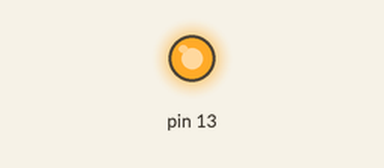
Simulated run of this sketch. Board: Teensy 3. On the bench: output pins drawn as LEDs (lit = HIGH). The local clock reads 2024-03-15 10:24:30 at power-on unless the sketch sets it; what the sketch prints to the serial monitor is not drawn.

Above: at 0.1 s.
Timing chart, 0 to 1.6 s (numbered marks = the images above):
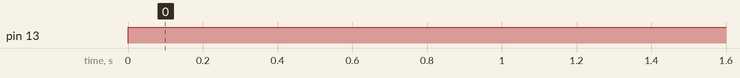

Measured:
- by itself, pin 13: LOW → HIGH at 0.00 s

The sketch:

RTCTest.ino
```cpp
/*
 * TimeSerial.pde
 * example code illustrating Time library set through serial port messages.
 *
 * Messages consist of the letter T followed by ten digit time (as seconds since Jan 1 1970)
 * you can send the text on the next line using Serial Monitor to set the clock to noon Jan 1 2013
 T1357041600
 *
 * A Processing example sketch to automatically send the messages is included in the download
 * On Linux, you can use "date +T%s\n > /dev/ttyACM0" (UTC time zone)
 */

#include <TimeLib.h>

#define TIME_HEADER  "T"   // Header tag for serial time sync message
#define TIME_REQUEST  7    // ASCII bell character requests a time sync message

void setup()  {
  Serial.begin(9600);
  while (!Serial) ; // Needed for Leonardo only
  pinMode(13, OUTPUT);
  setSyncProvider(getTeensy3Time);  //set function to call when sync required
  // Serial.println("Waiting for sync message");
}

void loop(){
  // if (Serial.available()) {
  //   processSyncMessage();
  // }
  if (timeStatus()!= timeNotSet) {
    digitalClockDisplay();
  }
  if (timeStatus() == timeSet) {
    digitalWrite(13, HIGH); // LED on if synced
  } else {
    digitalWrite(13, LOW);  // LED off if needs refresh
  }
  delay(10);
}

void digitalClockDisplay(){
  // digital clock display of the time
  Serial.print(hour());
  printDigits(minute());
  printDigits(second());
  Serial.print(" ");
  Serial.print(day());
  Serial.print(" ");
  Serial.print(month());
  Serial.print(" ");
  Serial.print(year());
  Serial.println();
}

void printDigits(int digits){
  // utility function for digital clock display: prints preceding colon and leading 0
  Serial.print(":");
  if(digits < 10)
    Serial.print('0');
  Serial.print(digits);
}


void processSyncMessage() {
  unsigned long pctime;
  const unsigned long DEFAULT_TIME = 1357041600; // Jan 1 2013

  if(Serial.find(TIME_HEADER)) {
     pctime = Serial.parseInt();
     if( pctime >= DEFAULT_TIME) { // check the integer is a valid time (greater than Jan 1 2013)
       setTime(pctime); // Sync Arduino clock to the time received on the serial port
     }
  }
}

time_t getTeensy3Time()
{
  return Teensy3Clock.get();
}


time_t requestSync()
{
  Serial.write(TIME_REQUEST);
  return 0; // the time will be sent later in response to serial mesg
}
```
